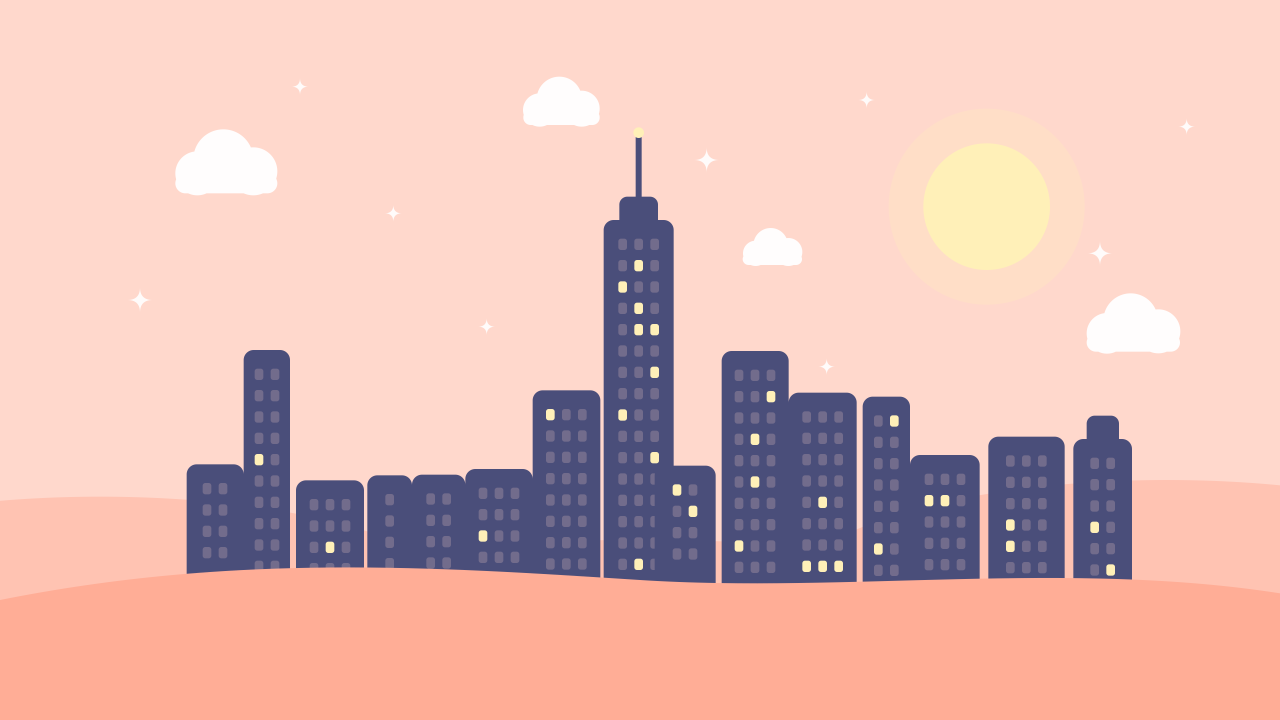
#> input picture package/skyline-desktop/usr/share/wallpapers/SkyLine-Peach/contents/images/3840x2160.png, 3840 x 2160 px (shown at 1/3 size)
$ python make-assets.py
#> lines starting #> are read from the running program, lines starting #| are printed output that depends on the picture
#!/usr/bin/env python3
"""Render every SkyLine image (wallpapers, icons, boot and installer art).

Run from the repository root:  python3 tools/make-assets.py
Needs: rsvg-convert (librsvg2-bin) and Pillow.
All artwork is drawn here as SVG, so you can tweak colors and re-run.
"""
import os
import random
import subprocess
from pathlib import Path

from PIL import Image

ROOT = Path(__file__).resolve().parent.parent
INC = ROOT / "package" / "skyline-desktop"
OUT_ASSETS = ROOT / "assets"

# One palette per time of day. The same names are used by the color schemes and skyline-sky.
MOODS = {
    "Peach": dict(  # sunrise
        sky="#FFD8CC", body="#FFF0B8", body_kind="sun", sun_xy=(2960, 620), sun_r=190,
        cloud="#FFFFFF", cloud_op=0.95, hill_back="#FFC3B2", hill_front="#FFAD96",
        city="#4A4E7A", window="#FFD8CC", lit="#FFF0B8", lit_ratio=0.12,
        sparkle="#FFFFFF", sparkles=9, stars=0),
    "Sky": dict(  # day
        sky="#CDEBFF", body="#FFE48A", body_kind="sun", sun_xy=(2960, 520), sun_r=200,
        cloud="#FFFFFF", cloud_op=0.97, hill_back="#B5E8C9", hill_front="#8FD9AE",
        city="#4A5A8A", window="#CDEBFF", lit="#FFE48A", lit_ratio=0.04,
        sparkle="#FFFFFF", sparkles=6, stars=0),
    "Dusk": dict(  # sunset
        sky="#E4DBFF", body="#FFB8A0", body_kind="sun", sun_xy=(2900, 1020), sun_r=260,
        cloud="#FFFFFF", cloud_op=0.85, hill_back="#D3C6FF", hill_front="#BFAEFF",
        city="#4E3F7A", window="#E4DBFF", lit="#FFD9A8", lit_ratio=0.30,
        sparkle="#FFFFFF", sparkles=10, stars=0),
    "Night": dict(
        sky="#1B2150", body="#FFF0C2", body_kind="moon", sun_xy=(2960, 560), sun_r=170,
        cloud="#2B3266", cloud_op=0.9, hill_back="#262C5E", hill_front="#151838",
        city="#0C0F24", window="#1B2150", lit="#FFC85C", lit_ratio=0.45,
        sparkle="#FFFFFF", sparkles=12, stars=150),
}

W, H = 3840, 2160
BASE_Y = 1900  # building bottoms; hidden behind the front hill


def sparkle(x, y, s, fill, op=1.0):
    return (f'<path d="M{x} {y-s} Q{x} {y} {x+s} {y} Q{x} {y} {x} {y+s} '
            f'Q{x} {y} {x-s} {y} Q{x} {y} {x} {y-s} Z" fill="{fill}" opacity="{op}"/>')


def cloud(cx, cy, s, fill, op):
    return (f'<g fill="{fill}" opacity="{op}">'
            f'<circle cx="{cx-0.9*s:.0f}" cy="{cy:.0f}" r="{0.55*s:.0f}"/>'
            f'<circle cx="{cx-0.25*s:.0f}" cy="{cy-0.35*s:.0f}" r="{0.75*s:.0f}"/>'
            f'<circle cx="{cx+0.5*s:.0f}" cy="{cy-0.05*s:.0f}" r="{0.6*s:.0f}"/>'
            f'<rect x="{cx-1.45*s:.0f}" y="{cy:.0f}" width="{2.55*s:.0f}" height="{0.5*s:.0f}" rx="{0.25*s:.0f}"/>'
            f'</g>')


def buildings():
    """A fixed, hand-tuned-by-seed row of rounded buildings with one tall tower."""
    rnd = random.Random(7)
    out = []
    x = 560
    while x < 3260:
        w = rnd.randint(130, 230)
        h = rnd.randint(430, 860)
        out.append(dict(x=x, w=w, h=h, cap=rnd.random() < 0.3, tower=False))
        x += w + rnd.choice([0, 10, 18, 26])
    # the tall tower in the middle, like the logo
    mid = min(range(len(out)), key=lambda i: abs(out[i]["x"] + out[i]["w"] / 2 - 1920))
    out[mid].update(w=max(out[mid]["w"], 210), h=1240, tower=True, cap=True)
    return out


WEATHERS = ["Clear", "Cloudy", "Rain", "Snow"]


def mix(a, b, t):
    """Blend two #RRGGBB colors; t=0 gives a, t=1 gives b."""
    ca = [int(a[i:i + 2], 16) for i in (1, 3, 5)]
    cb = [int(b[i:i + 2], 16) for i in (1, 3, 5)]
    return "#" + "".join(f"{round(x + (y - x) * t):02X}" for x, y in zip(ca, cb))


def wallpaper_svg(m, weather="Clear"):
#> called with weather = 'Clear'
    stars_rnd = random.Random(11)
    windows_rnd = random.Random(13)
    sky_rnd = random.Random(23)
    night = m["body_kind"] == "moon"
    overcast = weather != "Clear"

    sky = m["sky"]
    hill_back, hill_front = m["hill_back"], m["hill_front"]
    cloud_fill, cloud_op = m["cloud"], m["cloud_op"]
    if overcast:
        sky = mix(sky, "#2A2F4E" if night else "#C8CCD8", 0.35)
        cloud_fill = "#3A4170" if night else "#F2F3F7"
        cloud_op = 0.96
    if weather == "Snow":
        sky = mix(m["sky"], "#2B3157" if night else "#E9EEF8", 0.4)
        hill_back = "#3A4275" if night else "#E3E9F5"
        hill_front = "#C9D2EE" if night else "#F7F9FF"

    p = []
    p.append(f'<svg xmlns="http://www.w3.org/2000/svg" width="{W}" height="{H}" viewBox="0 0 {W} {H}">')
    p.append('<defs><mask id="moon"><rect width="100%" height="100%" fill="#fff"/>'
             f'<circle cx="{m["sun_xy"][0]+80}" cy="{m["sun_xy"][1]-60}" r="{m["sun_r"]*0.9:.0f}" fill="#000"/></mask></defs>')
    p.append(f'<rect width="{W}" height="{H}" fill="{sky}"/>')
    # stars (only on clear nights)
    if not overcast:
        for _ in range(m["stars"]):
            sx, sy = stars_rnd.randint(40, W - 40), stars_rnd.randint(40, 1350)
            p.append(f'<circle cx="{sx}" cy="{sy}" r="{stars_rnd.uniform(2, 5):.1f}" fill="#FFFFFF" opacity="{stars_rnd.uniform(0.35, 1):.2f}"/>')
    # sun or moon (dimmed behind clouds when overcast)
    sx, sy = m["sun_xy"]
    r = m["sun_r"]
    body_op = 0.45 if overcast else 1
    if m["body_kind"] == "sun":
        if not overcast:
            p.append(f'<circle cx="{sx}" cy="{sy}" r="{r*1.55:.0f}" fill="{m["body"]}" opacity="0.25"/>')
        p.append(f'<circle cx="{sx}" cy="{sy}" r="{r}" fill="{m["body"]}" opacity="{body_op}"/>')
    else:
        if not overcast:
            p.append(f'<circle cx="{sx}" cy="{sy}" r="{r*1.6:.0f}" fill="{m["body"]}" opacity="0.08"/>')
        p.append(f'<circle cx="{sx}" cy="{sy}" r="{r}" fill="{m["body"]}" mask="url(#moon)" opacity="{body_op}"/>')
    # clouds
    clouds = [(700, 520, 120), (1700, 330, 90), (3420, 1000, 110), (2330, 760, 70)]
    if overcast:
        clouds += [(380, 300, 170), (1300, 560, 150), (2250, 380, 190), (3020, 560, 175),
                   (3620, 300, 140), (1000, 190, 120), (2750, 930, 130), (1850, 870, 110)]
    for cx, cy, s in clouds:
        p.append(cloud(cx, cy, s, cloud_fill, cloud_op))
    # sparkles (clear skies only)
    if not overcast:
        spots = [(420, 900), (1180, 640), (1460, 980), (2120, 480), (2600, 300), (3560, 380),
                 (3300, 760), (900, 260), (2480, 1100), (240, 420), (3700, 640), (1980, 1050)]
        for i in range(m["sparkles"]):
            x, y = spots[i % len(spots)]
            p.append(sparkle(x, y, 26 if i % 3 else 38, m["sparkle"], 0.9))
    # back hills
    for cx, cy, rx, ry in [(300, 1820, 1100, 330), (3500, 1800, 1150, 360), (1900, 1880, 1500, 260)]:
        p.append(f'<ellipse cx="{cx}" cy="{cy}" rx="{rx}" ry="{ry}" fill="{hill_back}"/>')
    # city
    snow_cap = "#F7F9FF" if not night else "#DDE4F7"
    for b in buildings():
        x, w, h = b["x"], b["w"], b["h"]
        top = BASE_Y - h
        p.append(f'<rect x="{x}" y="{top}" width="{w}" height="{h+40}" rx="30" fill="{m["city"]}"/>')
        roof_y, roof_x, roof_w = top, x, w
        if b["cap"]:
            cw = w * 0.55
            p.append(f'<rect x="{x+(w-cw)/2:.0f}" y="{top-70}" width="{cw:.0f}" height="110" rx="24" fill="{m["city"]}"/>')
            if weather == "Snow":
                p.append(f'<rect x="{x+(w-cw)/2-6:.0f}" y="{top-78}" width="{cw+12:.0f}" height="30" rx="15" fill="{snow_cap}"/>')
        if weather == "Snow":
            p.append(f'<rect x="{roof_x-6}" y="{roof_y-8}" width="{roof_w+12}" height="30" rx="15" fill="{snow_cap}"/>')
        if b["tower"]:
            p.append(f'<rect x="{x+w/2-9:.0f}" y="{top-260}" width="18" height="230" rx="9" fill="{m["city"]}"/>')
            p.append(f'<circle cx="{x+w/2:.0f}" cy="{top-262}" r="16" fill="{m["lit"]}"/>')
        # windows
        cols = max(1, int((w - 40) // 48))
        offset = (w - (cols * 26 + (cols - 1) * 22)) / 2
        y = top + 56
        while y < 1700:
            for c in range(cols):
                wx = x + offset + c * 48
                lit = windows_rnd.random() < m["lit_ratio"]
                fill, op = (m["lit"], 1) if lit else (m["window"], 0.22)
                p.append(f'<rect x="{wx:.0f}" y="{y}" width="26" height="34" rx="8" fill="{fill}" opacity="{op}"/>')
            y += 64
    # front hill
    p.append(f'<path d="M0 1800 C 700 1660, 1300 1700, 1920 1740 S 3200 1680, {W} 1780 L{W} {H} L0 {H} Z" fill="{hill_front}"/>')
    # rain or snow on top of everything
    if weather == "Rain":
        drop = "#9FB3FF" if night else "#7E8AB8"
        for _ in range(420):
            x, y = sky_rnd.randint(0, W + 200), sky_rnd.randint(-100, 2050)
            ln = sky_rnd.randint(50, 90)
            p.append(f'<line x1="{x}" y1="{y}" x2="{x - ln * 0.26:.0f}" y2="{y + ln}" stroke="{drop}" '
                     f'stroke-width="5" stroke-linecap="round" opacity="{sky_rnd.uniform(0.3, 0.6):.2f}"/>')
    elif weather == "Snow":
        for _ in range(300):
            x, y = sky_rnd.randint(0, W), sky_rnd.randint(0, 2100)
            p.append(f'<circle cx="{x}" cy="{y}" r="{sky_rnd.uniform(4, 11):.1f}" fill="#FFFFFF" '
                     f'opacity="{sky_rnd.uniform(0.6, 0.95):.2f}"/>')
    p.append('</svg>')
    return "\n".join(p)


SKYLINE_PATH = ("M27 66 A6 6 0 0 1 33 60 L43 60 A6 6 0 0 0 49 54 L49 36 A6 6 0 0 1 55 30 "
                "L65 30 A6 6 0 0 1 71 36 L71 40 A6 6 0 0 0 77 46 L87 46 A6 6 0 0 1 93 52 "
                "L93 82 A6 6 0 0 1 87 88 L33 88 A6 6 0 0 1 27 82 Z")


# [23 lines left out: function icon_svg, not called in this run]


def bar_svg(w, h, color):
    return (f'<svg xmlns="http://www.w3.org/2000/svg" width="{w}" height="{h}">'
            f'<rect width="{w}" height="{h}" rx="{h/2}" fill="{color}"/></svg>')


def render(svg_text, out_png, width=None, height=None):
    out_png.parent.mkdir(parents=True, exist_ok=True)
    cmd = ["rsvg-convert", "-f", "png", "-o", str(out_png)]
    if width:
        cmd += ["-w", str(width)]
    if height:
        cmd += ["-h", str(height)]
    subprocess.run(cmd, input=svg_text.encode(), check=True)


def write(path, text):
    path.parent.mkdir(parents=True, exist_ok=True)
    path.write_text(text)


def cover(src, size, out, fmt="PNG"):
    """Scale-and-crop an image to exactly `size`, centered."""
#> called with size = (1920, 1080), fmt = 'PNG'
    im = Image.open(src).convert("RGB")
#> im is the input picture: PIL image 3840x2160 RGB; mean R, G, B 227.6, 186.9, 180.3
    tw, th = size
    scale = max(tw / im.width, th / im.height)
#> scale = 0.5
    im = im.resize((round(im.width * scale), round(im.height * scale)), Image.LANCZOS)
#> im: PIL image 1920x1080 RGB
    left, top = (im.width - tw) // 2, (im.height - th) // 2
#> left = 0; top = 0
    im = im.crop((left, top, left + tw, top + th))
    out.parent.mkdir(parents=True, exist_ok=True)
    if fmt == "JPEG":
        im.save(out, fmt, quality=90)
    else:
        im.save(out, fmt, optimize=True)


FOLDER_GLYPHS = {
    "folder": "",
    "folder-documents": '<rect x="25" y="31" width="14" height="18" rx="2.5" fill="none" stroke="#23264A" stroke-width="2.5"/>'
                        '<path d="M28.5 37h7M28.5 42h7" stroke="#23264A" stroke-width="2.5" stroke-linecap="round"/>',
    "folder-download": '<path d="M32 30v13M26.5 38l5.5 5.5 5.5-5.5M25 48h14" fill="none" stroke="#23264A" stroke-width="3" '
                       'stroke-linecap="round" stroke-linejoin="round"/>',
    "folder-pictures": '<circle cx="37" cy="34" r="3" fill="#23264A"/><path d="M23 48l6.5-9 4.5 6 3-3.5 5 6.5z" fill="#23264A"/>',
    "folder-music": '<path d="M29 46V32l10-2.5V43" fill="none" stroke="#23264A" stroke-width="2.6" stroke-linejoin="round"/>'
                    '<circle cx="26.5" cy="46" r="3" fill="#23264A"/><circle cx="36.5" cy="43" r="3" fill="#23264A"/>',
    "folder-videos": '<path d="M28 31.5v15l12-7.5z" fill="#23264A" stroke="#23264A" stroke-width="2" stroke-linejoin="round"/>',
    "user-home": '<path d="M23 40l9-8 9 8M26 38v10h12V38" fill="none" stroke="#23264A" stroke-width="2.8" '
                 'stroke-linecap="round" stroke-linejoin="round"/>',
    "user-desktop": '<rect x="23" y="31" width="18" height="12" rx="2.5" fill="none" stroke="#23264A" stroke-width="2.6"/>'
                    '<path d="M28 48h8M32 43v5" stroke="#23264A" stroke-width="2.6" stroke-linecap="round"/>',
}


# [116 lines left out: functions folder_svg, write_icon_theme, write_sounds, layout_previews, not called in this run]


def main():
    os.chdir(ROOT)
    wp_root = INC / "usr/share/wallpapers"
    for name, mood in MOODS.items():
        for weather in WEATHERS:
            pkg_name = f"SkyLine-{name}" if weather == "Clear" else f"SkyLine-{name}-{weather}"
            pkg = wp_root / pkg_name
            big = pkg / "contents/images/3840x2160.png"
            render(wallpaper_svg(mood, weather), big)
            cover(big, (1920, 1080), pkg / "contents/images/1920x1080.png")
            cover(big, (400, 225), pkg / "contents/screenshot.png")
#> call 2 of cover, with size = (400, 225), fmt = 'PNG'
#> in cover (call 2), `im = im.resize((round(im.width * scale), round(im.height * scale)), Im..`:
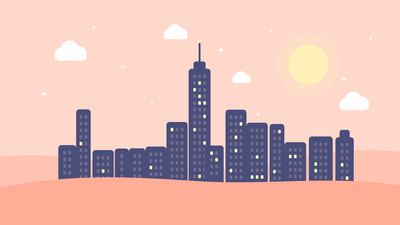
#> im: PIL image 400x225 RGB; mean R, G, B 227.4, 186.9, 180.3
            label = name if weather == "Clear" else f"{name}, {weather.lower()}"
            write(pkg / "metadata.json",
                  '{\n  "KPlugin": {\n    "Authors": [{"Name": "SkyLine"}],\n'
                  f'    "Id": "{pkg_name}",\n    "License": "CC-BY-SA-4.0",\n'
                  f'    "Name": "SkyLine {label}"\n  }}\n}}\n')

    peach = wp_root / "SkyLine-Peach/contents/images/3840x2160.png"
    night = wp_root / "SkyLine-Night/contents/images/3840x2160.png"

    # Icons and logos
    write(INC / "usr/share/icons/hicolor/scalable/apps/skyline.svg", icon_svg(full=False))
    for size in (16, 22, 24, 32, 48, 64, 128, 256):
        render(icon_svg(full=size >= 64), INC / f"usr/share/icons/hicolor/{size}x{size}/apps/skyline.png", size, size)
    write(INC / "usr/share/pixmaps/skyline-logo.svg", icon_svg(full=True))
    render(icon_svg(full=True), INC / "usr/share/pixmaps/skyline-logo.png", 256, 256)

    # Look-and-feel (global theme) previews and splash logo
    laf = INC / "usr/share/plasma/look-and-feel/org.skyline.desktop/contents"
    cover(peach, (400, 225), laf / "previews/preview.png")
    cover(peach, (1920, 1080), laf / "previews/fullscreenpreview.jpg", "JPEG")
    write(laf / "splash/images/logo.svg", icon_svg(full=True))

    # Plymouth boot splash
    ply = INC / "usr/share/plymouth/themes/skyline"
    render(icon_svg(full=True), ply / "logo.png", 200, 200)
    render(bar_svg(240, 8, "#FFC3B2"), ply / "bar-bg.png")
    render(bar_svg(240, 8, "#23264A"), ply / "bar-fill.png")
    plymouth_text(ply / "booting.png")

    # Installer (Calamares) branding
    cal = INC / "etc/calamares/branding/skyline"
    render(icon_svg(full=True), cal / "logo.png", 256, 256)
    cover(peach, (800, 400), cal / "welcome.png")
    for i, name in enumerate(["Peach", "Sky", "Night"], start=1):
        cover(wp_root / f"SkyLine-{name}/contents/images/3840x2160.png", (800, 450), cal / f"slide{i}.png")

    # Live USB boot menu background (dark so the white menu text stays readable)
    cover(night, (640, 480), OUT_ASSETS / "boot-splash.png")

    # SkyLine 1.1: icon theme, sounds, layout previews, Settings/Assistant logo
    write_icon_theme()
    write_sounds()
    layout_previews(peach)
    render(icon_svg(full=True), INC / "usr/share/skyline/logo.png", 128, 128)
    print("SkyLine assets rendered.")


# [17 lines left out: function plymouth_text, not called in this run]


if __name__ == "__main__":
#> (the run stopped early here; a loop or call above may not have finished)
